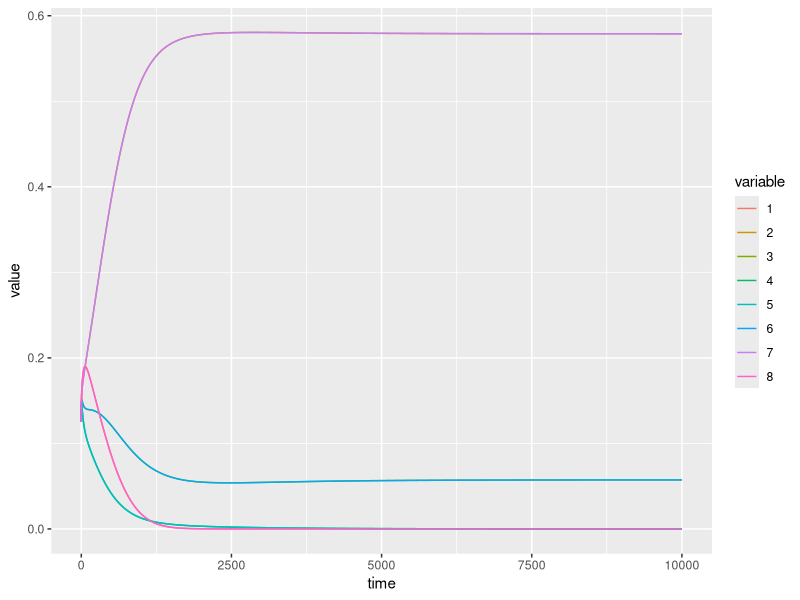

The R script that drew this image: (Note: this script raises an error after producing the figure.)
## ---- chunk 1
rm(list=ls())
library(deSolve)
library(tidyverse)
## ---- chunk 2
# les valeurs des paramètres sont renseignées, elles pourront être réadaptées au besoin

K0 <- 1
lambda <- 1
x0 <- 1/2
xmin <- 0
xmax <- 1
N <- 8
sigma <- 0.5
r <- 0.5
epsilon <- 10^(-6)

#vecteur de paramètres
param <- c(K0, lambda, x0, xmin, xmax, N, sigma,r, epsilon)
## ---- chunk 3
matriceM <- function (param){
  #paramètres
  K0 <- param[1]
  lambda <- param[2]
  x0 <- param[3]
  xmin <- param[4]
  xmax <- param[5]
  N <- param[6]
  sigma <- param[7]
  r <- param[8]
  epsilon <- param[9]
  
  K <- c()
  
  # création des N valeurs de trait phénotypiques
  X = seq(xmin, xmax, length.out = N)

  
  for (x in X){
    K <- c(K, max((K0 -lambda*(x-x0)^2), 0+epsilon)) # Calcul du K pour chaque valeur de trait.
    #Afin de ne pas obtenir de valeur négative, le maximum entre 0 et la valeur de K est retourné. un epsilon est ajouté au 0 pour pouvoir inverser K par la suite.
  }
  K <- K^(-1) #inversion de K
  B <- matrix(data = K, ncol=N, nrow=N) #les valeurs de K^(-1) sont ordonnées dans une matrice
  B <- t(B) # Transposons B
  
  D1 <- matrix(data=X, nrow= N, ncol = N, byrow= TRUE)
  D2 <- matrix(data=X, nrow= N, ncol = N, byrow= FALSE)
  C <- D2 - D1 # les valeurs des traits sont ordonnées par ligne et par colonne dans deux matrices et la différence est calculée
  
  A <- exp(-(C^2)/(2*sigma^2)) # application de la fonction
  
  M <- A*B #produit matriciel entre la matrice des K^(-1) et celle des traits
  
  return(M)
}
## ---- chunk 4
EDO_LK <- function(t, y, paraM){
  # paramètres
  r <- paraM[[1]][8]
  M <- paraM[[2]]

  dndt <- r*y*(1-y%*%M) # Equation différentielle 
    
  return(list(dndt))
  }
## ---- chunk 5
MatM <- matriceM(param)
paraM <- list(param, MatM) #passage de M en paramètre pour qu'elle soit un input de EDO_LK

# paramètres nécessaires à la résolution de l'équation différentielle
temps <- seq(0,10000,1)
nbarre <- rep(K0/N, N)

solution <- ode(y = nbarre, times = temps, func = EDO_LK, parms = paraM)
## ---- chunk 6
solution %>%
  as_tibble() %>%
  mutate_all(as.numeric) %>%
  pivot_longer(-time, names_to = "variable", values_to = "value") %>%
  ggplot() +
  aes(x = time, y = value, color = variable, xlab = "temps évolutif", ylab = "proportion du phénotype dans la population") +
  geom_line()
## ---- chunk 7
K <- c()
X < - seq(xmin, xmax, length.out = N)
for (x in X){
    K <- c(K, max((K0 -lambda*(x-x0)^2), 0+epsilon))
}

plot(x=X, y=K, type='l', col = "orange2", xlab= "Valeur du trait", main = "K en fonction de la valeur du trait")
## ---- chunk 8

etatfinal = solution[nrow(solution),2:ncol(solution)] #solution de l'équation différentielle au temps final
X = seq(xmin, xmax, length.out = N)

plot(NULL, ylim = c(0, 100), xlim= c(xmin, xmax), xlab="valeur du trait", ylab="temps", type='l', main ="Valeur des traits fixés à la fin du temps évolutif")
for (rgtrait in 1:length(etatfinal)){
  if (etatfinal[rgtrait] > 0.001){ #seuil
    abline(v = X[rgtrait], col='green3')
  }
}
